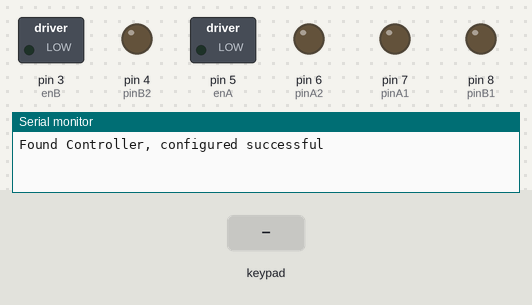
A sketch run on a simulated Arduino Uno, built with avr-gcc and run on an emulated ATmega328P. Parts: switched loads named in the sketch (green lamp = pin HIGH), output pins drawn as LEDs (lit = HIGH), the last lines printed to the serial monitor. The inputs (shaded band) are chosen by the test bench.

Above: at 1.5 s.
1.6 s: key 'U' pressed
At 1.8 s:
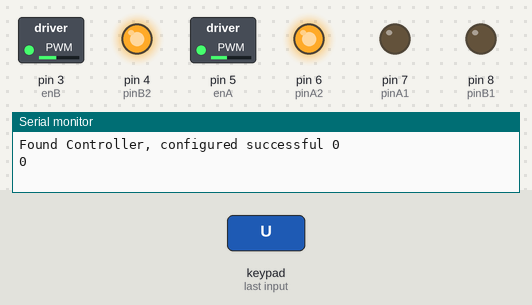
3.5 s: key 'D' pressed
At 3.71 s:
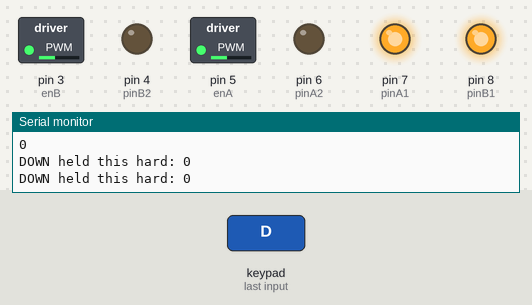
5.4 s: key 'L' pressed
At 5.62 s:
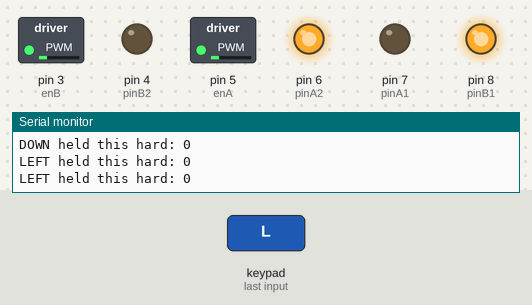
7.3 s: key 'R' pressed
At 7.52 s:
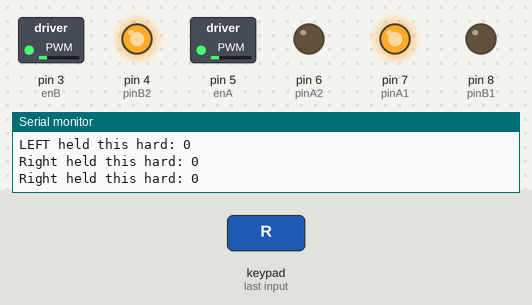
Timing chart, 0 to 10.2 s (numbered marks = the images above; inputs shaded):
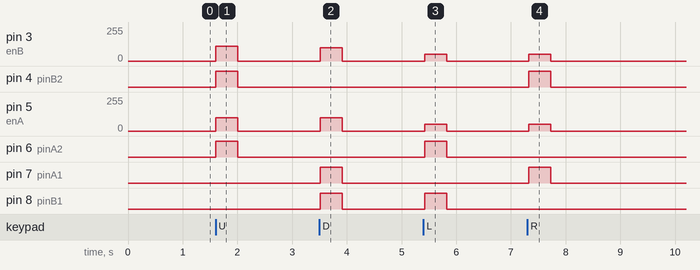

The sketch:

robot1.ino
```cpp
#include <PS2X_lib.h>  //for v1.6
//#include <Servo.h>
#define PS2_DAT        13  //14
#define PS2_CMD        11  //15
#define PS2_SEL        10  //16
#define PS2_CLK        12  //17
#define  pinA1         7
#define  pinA2         6
#define  pinB1         8
#define  pinB2         4
#define  enA           5
#define  enB           3
#define pressures   false

#define rumble      false

PS2X ps2x; // create PS2 Controller Class

//Servo servo_9;
int error = 0;
byte type = 0;
byte vibrate = 0;
int i=30;
void setup()
{
 // servo_9.attach(9);
  Serial.begin(9600);
  pinMode (pinA1, OUTPUT);
  pinMode (pinB1, OUTPUT);
  pinMode (pinB2, OUTPUT);
  pinMode (pinA2, OUTPUT);
  pinMode (enA, OUTPUT);
  pinMode (enB, OUTPUT);
  delay(300);  //added delay to give wireless ps2 module some time to startup, before configuring it

  //CHANGES for v1.6 HERE!!! **************PAY ATTENTION*************

  //setup pins and settings: GamePad(clock, command, attention, data, Pressures?, Rumble?) check for error
  error = ps2x.config_gamepad(PS2_CLK, PS2_CMD, PS2_SEL, PS2_DAT, pressures, rumble);

  if(error == 0)
  {
    Serial.print("Found Controller, configured successful ");
  }
  type = ps2x.readType();
}
  void motor_off()
  {
   digitalWrite(enA,LOW);
   digitalWrite(enB,LOW);
   digitalWrite(pinA1, LOW);
   digitalWrite(pinA2, LOW);
   digitalWrite(pinB1, LOW);
   digitalWrite(pinB2, LOW);
   }
  void motor_tien()
  {
        digitalWrite(pinA2, HIGH);
        digitalWrite(pinA1, LOW);

        digitalWrite(pinB2, HIGH);
        digitalWrite(pinB1, LOW);

        analogWrite (enA, 100);
        analogWrite (enB, 110);

   }


  void motor_lui()
  {
    digitalWrite(pinA1, HIGH);
    digitalWrite(pinA2, LOW);
    analogWrite (enA, 100);
    digitalWrite(pinB1, HIGH);
    digitalWrite(pinB2, LOW);
    analogWrite (enB, 100);
  }
  void trai()
  {
    digitalWrite(pinA2, HIGH);
    digitalWrite(pinA1, LOW);
    analogWrite (enA, 50);
    digitalWrite(pinB1, HIGH);
    digitalWrite(pinB2, LOW);
    analogWrite (enB, 50);
  }
  void phai()
  {
    digitalWrite(pinA1, HIGH);
    digitalWrite(pinA2, LOW);
    analogWrite (enA, 50);
    digitalWrite(pinB2, HIGH);
    digitalWrite(pinB1, LOW);
    analogWrite (enB, 50);
  }
void loop() {
//  servo_9.write(100);
  motor_off();
  if(error == 1) //skip loop if no controller found
    return;
      ps2x.read_gamepad(false, vibrate); //read controller and set large motor to spin at 'vibrate' speed
      if(ps2x.Button(PSB_PAD_UP)) {      //will be TRUE as long as button is pressed
       motor_tien();
       Serial.println(ps2x.Analog(PSAB_PAD_UP), DEC);
    }
    if(ps2x.Button(PSB_PAD_RIGHT)){
      phai();
      Serial.print("Right held this hard: ");
      Serial.println(ps2x.Analog(PSAB_PAD_RIGHT), DEC);
    }
    if(ps2x.Button(PSB_PAD_LEFT)){
      trai();
      Serial.print("LEFT held this hard: ");
      Serial.println(ps2x.Analog(PSAB_PAD_LEFT), DEC);
    }
    if(ps2x.Button(PSB_PAD_DOWN)){
      Serial.print("DOWN held this hard: ");
      motor_lui();
      Serial.println(ps2x.Analog(PSAB_PAD_DOWN), DEC);
    }
   /* if(ps2x.NewButtonState(PSB_CROSS))
    {
     servo_9.write(180);
     delay(500);
     servo_9.write(0);
     delay(500);
    }*/
  delay(100);
}
```

Measured:
- after the input at 1.6 s, pin 3 (enB): 0/255 → 110/255 at once, → 0/255 0.40 s later; pin 4 (pinB2), pin 6 (pinA2): LOW → HIGH at once, → LOW 0.40 s later; pin 5 (enA): 0/255 → 100/255 at once, → 0/255 0.40 s later
- after the input at 3.5 s, pin 3 (enB), pin 5 (enA): 0/255 → 100/255 at once, → 0/255 0.40 s later; pin 7 (pinA1), pin 8 (pinB1): LOW → HIGH at once, → LOW 0.40 s later
- after the input at 5.4 s, pin 3 (enB), pin 5 (enA): 0/255 → 50/255 at once, → 0/255 0.40 s later; pin 6 (pinA2), pin 8 (pinB1): LOW → HIGH at once, → LOW 0.40 s later
- after the input at 7.3 s, pin 3 (enB), pin 5 (enA): 0/255 → 50/255 at once, → 0/255 0.40 s later; pin 4 (pinB2), pin 7 (pinA1): LOW → HIGH at once, → LOW 0.40 s later
